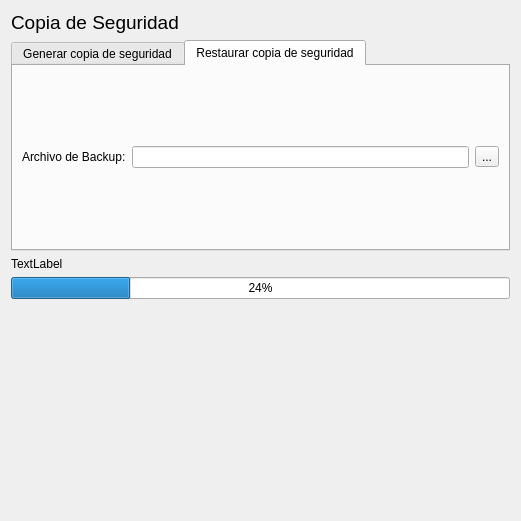
<?xml version="1.0" encoding="UTF-8"?>
<ui version="4.0">
 <class>FormBackupBase</class>
 <widget class="QWidget" name="FormBackupBase">
  <property name="geometry">
   <rect>
    <x>0</x>
    <y>0</y>
    <width>521</width>
    <height>521</height>
   </rect>
  </property>
  <property name="windowTitle">
   <string>Form</string>
  </property>
  <layout class="QVBoxLayout">
   <item>
    <widget class="QLabel" name="LTitulo">
     <property name="text">
      <string>&lt;html&gt;&lt;head&gt;&lt;meta name=&quot;qrichtext&quot; content=&quot;1&quot; /&gt;&lt;style type=&quot;text/css&quot;&gt;
p, li { white-space: pre-wrap; }
&lt;/style&gt;&lt;/head&gt;&lt;body style=&quot; font-family:'Sans Serif'; font-size:9pt; font-weight:400; font-style:normal;&quot;&gt;
&lt;p style=&quot; margin-top:0px; margin-bottom:0px; margin-left:0px; margin-right:0px; -qt-block-indent:0; text-indent:0px; font-family:'MS Shell Dlg 2'; font-size:8pt;&quot;&gt;&lt;span style=&quot; font-size:14pt;&quot;&gt;Copia de Seguridad&lt;/span&gt;&lt;/p&gt;&lt;/body&gt;&lt;/html&gt;</string>
     </property>
    </widget>
   </item>
   <item>
    <widget class="QTabWidget" name="Pestanas">
     <property name="currentIndex">
      <number>1</number>
     </property>
     <widget class="QWidget" name="TGenerar">
      <attribute name="title">
       <string>Generar copia de seguridad</string>
      </attribute>
      <layout class="QVBoxLayout" name="verticalLayout">
       <item>
        <widget class="QCheckBox" name="CkBBaseDatos">
         <property name="text">
          <string>Base de Datos</string>
         </property>
        </widget>
       </item>
       <item>
        <widget class="QCheckBox" name="CkBEstructura">
         <property name="text">
          <string>Incluir estructura de las tablas</string>
         </property>
        </widget>
       </item>
       <item>
        <widget class="QCheckBox" name="CkBConfiguracion">
         <property name="text">
          <string>Configuración del programa</string>
         </property>
        </widget>
       </item>
      </layout>
     </widget>
     <widget class="QWidget" name="TRestairar">
      <attribute name="title">
       <string>Restaurar copia de seguridad</string>
      </attribute>
      <layout class="QVBoxLayout" name="verticalLayout_2">
       <item>
        <layout class="QHBoxLayout" name="horizontalLayout">
         <item>
          <widget class="QLabel" name="LArchivo">
           <property name="text">
            <string>Archivo de Backup:</string>
           </property>
          </widget>
         </item>
         <item>
          <widget class="QLineEdit" name="LEArchivo"/>
         </item>
         <item>
          <widget class="QToolButton" name="tBBuscar">
           <property name="text">
            <string>...</string>
           </property>
          </widget>
         </item>
        </layout>
       </item>
      </layout>
     </widget>
    </widget>
   </item>
   <item>
    <widget class="QLabel" name="LDebug">
     <property name="text">
      <string>TextLabel</string>
     </property>
    </widget>
   </item>
   <item>
    <widget class="QProgressBar" name="PBProgreso">
     <property name="value">
      <number>24</number>
     </property>
     <property name="orientation">
      <enum>Qt::Horizontal</enum>
     </property>
    </widget>
   </item>
   <item>
    <spacer name="verticalSpacer">
     <property name="orientation">
      <enum>Qt::Vertical</enum>
     </property>
     <property name="sizeHint" stdset="0">
      <size>
       <width>20</width>
       <height>40</height>
      </size>
     </property>
    </spacer>
   </item>
  </layout>
 </widget>
 <resources/>
 <connections>
  <connection>
   <sender>CkBBaseDatos</sender>
   <signal>toggled(bool)</signal>
   <receiver>CkBEstructura</receiver>
   <slot>setEnabled(bool)</slot>
   <hints>
    <hint type="sourcelabel">
     <x>118</x>
     <y>146</y>
    </hint>
    <hint type="destinationlabel">
     <x>133</x>
     <y>207</y>
    </hint>
   </hints>
  </connection>
 </connections>
</ui>
